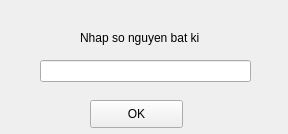
<?xml version="1.0" encoding="UTF-8"?>
<ui version="4.0">
 <class>Form</class>
 <widget class="QWidget" name="Form">
  <property name="geometry">
   <rect>
    <x>0</x>
    <y>0</y>
    <width>288</width>
    <height>134</height>
   </rect>
  </property>
  <property name="windowTitle">
   <string>Form</string>
  </property>
  <widget class="QLineEdit" name="lineEdit">
   <property name="geometry">
    <rect>
     <x>40</x>
     <y>60</y>
     <width>211</width>
     <height>22</height>
    </rect>
   </property>
  </widget>
  <widget class="QLabel" name="label">
   <property name="geometry">
    <rect>
     <x>80</x>
     <y>30</y>
     <width>141</width>
     <height>16</height>
    </rect>
   </property>
   <property name="text">
    <string>Nhap so nguyen bat ki</string>
   </property>
  </widget>
  <widget class="QPushButton" name="pushButton">
   <property name="geometry">
    <rect>
     <x>90</x>
     <y>100</y>
     <width>93</width>
     <height>28</height>
    </rect>
   </property>
   <property name="text">
    <string>OK</string>
   </property>
  </widget>
 </widget>
 <resources/>
 <connections/>
</ui>
